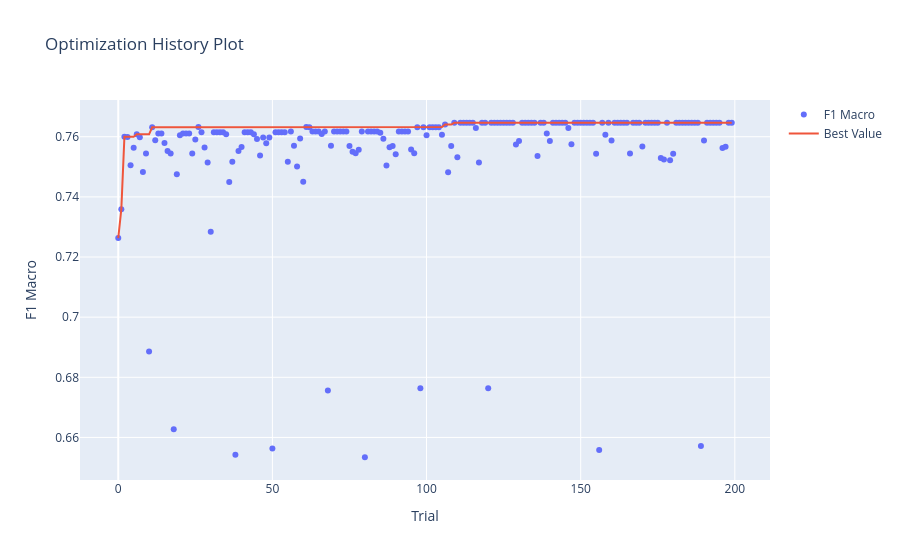
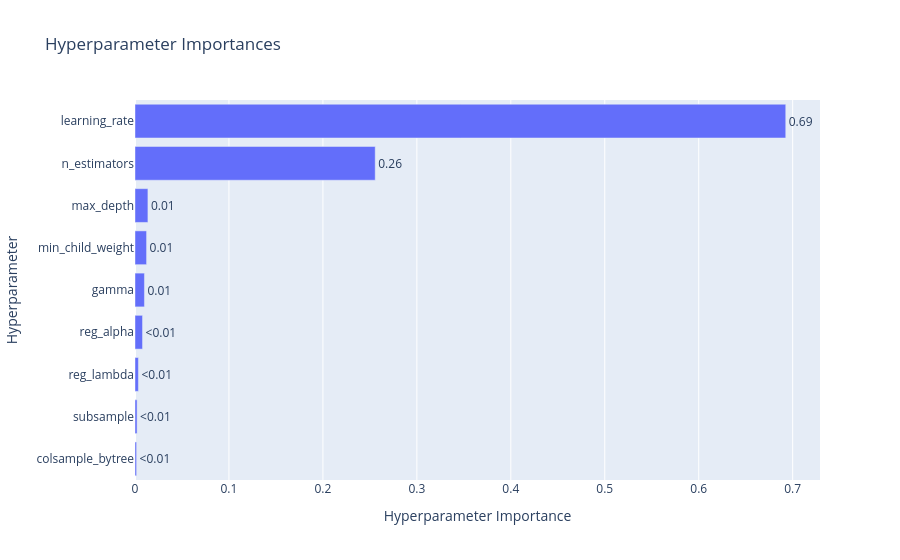

The cell these charts' notebook holds for them, in order:
### Markdown cell above
### Histórico da otimização

O histórico de otimização mostra que o Optuna encontrou rapidamente combinações promissoras nos primeiros trials e, a partir desse ponto, passou a realizar refinamentos mais graduais.

As melhorias mais expressivas ocorreram no início da busca, enquanto nas iterações seguintes o desempenho permaneceu relativamente estável, com pequenos avanços até alcançar o melhor resultado final.

O melhor valor de **F1 Macro** obtido durante a validação cruzada foi de aproximadamente **0,7659**.

Esse comportamento sugere que o Optuna conseguiu identificar cedo uma boa região do espaço de busca e utilizou os trials posteriores para refinar essa solução.

Assim, o experimento com 200 iterações mostra que o ganho adicional existe, mas ocorre de forma incremental, com melhorias cada vez menores à medida que a busca avança.

---

### Importância dos hiperparâmetros

A análise de importância dos hiperparâmetros mostra que o parâmetro mais influente durante a otimização foi o **`learning_rate`**, com aproximadamente **77%** da importância total.

Em seguida, apareceram:

- **`n_estimators`**, com cerca de **8%**;
- **`max_depth`**, com aproximadamente **5%**;
- **`reg_alpha`**, com cerca de **4%**;
- **`subsample`**, com aproximadamente **3%**;
- **`reg_lambda`**, com cerca de **2%**.

Os demais hiperparâmetros apresentaram influência bastante reduzida dentro do espaço de busca testado.

Esse resultado indica que, para este problema, o desempenho do XGBoost foi muito mais sensível à **taxa de aprendizado** do que aos demais hiperparâmetros.

De forma geral, a otimização sugere que o controle do ritmo de aprendizado do modelo foi o principal fator para o ganho de desempenho obtido com o `Optuna 200`.

### Code cell
# Histórico da otimização
fig1 = viz.plot_optimization_history(study_xgb, target_name="F1 Macro")
fig1.show()

# Importância dos Hiperparâmetros
fig2 = viz.plot_param_importances(study_xgb, target_name="F1 Macro")
fig2.show()

### Figure 1 — Plotly figure (JSON) as saved in the notebook; plotly's stock layout.template omitted (floating-point values rounded to 4 significant figures; data arrays with more than 128 entries replaced by an {"elided": "..."} marker saying what was removed)
{"data": [{"mode": "markers", "name": "F1 Macro", "type": "scatter", "x": {"elided": "200 int values"}, "y": {"elided": "200 float values"}}, {"mode": "lines", "name": "Best Value", "type": "scatter", "x": {"elided": "200 int values"}, "y": {"elided": "200 float values"}}, {"marker": {"color": "#cccccc"}, "mode": "markers", "name": "Infeasible Trial", "showlegend": false, "type": "scatter", "x": [], "y": []}], "layout": {"title": {"text": "Optimization History Plot"}, "xaxis": {"title": {"text": "Trial"}}, "yaxis": {"title": {"text": "F1 Macro"}}}}

### Figure 2 — Plotly figure (JSON) as saved in the notebook; plotly's stock layout.template omitted (floating-point values rounded to 4 significant figures)
{"data": [{"cliponaxis": false, "hovertemplate": ["colsample_bytree (CategoricalDistribution): 0.0016975876141380895<extra></extra>", "subsample (CategoricalDistribution): 0.0022269642004407943<extra></extra>", "reg_lambda (CategoricalDistribution): 0.0036199314845137996<extra></extra>", "reg_alpha (CategoricalDistribution): 0.008010226385546592<extra></extra>", "gamma (CategoricalDistribution): 0.010060617727454257<extra></extra>", "min_child_weight (CategoricalDistribution): 0.012319633729854517<extra></extra>", "max_depth (CategoricalDistribution): 0.013751888045997095<extra></extra>", "n_estimators (CategoricalDistribution): 0.25567739932486494<extra></extra>", "learning_rate (CategoricalDistribution): 0.6926357514871901<extra></extra>"], "name": "F1 Macro", "orientation": "h", "text": ["<0.01", "<0.01", "<0.01", "<0.01", "0.01", "0.01", "0.01", "0.26", "0.69"], "textposition": "outside", "type": "bar", "x": [0.001698, 0.002227, 0.00362, 0.00801, 0.01006, 0.01232, 0.01375, 0.2557, 0.6926], "y": ["colsample_bytree", "subsample", "reg_lambda", "reg_alpha", "gamma", "min_child_weight", "max_depth", "n_estimators", "learning_rate"]}], "layout": {"title": {"text": "Hyperparameter Importances"}, "xaxis": {"title": {"text": "Hyperparameter Importance"}}, "yaxis": {"title": {"text": "Hyperparameter"}}}}
